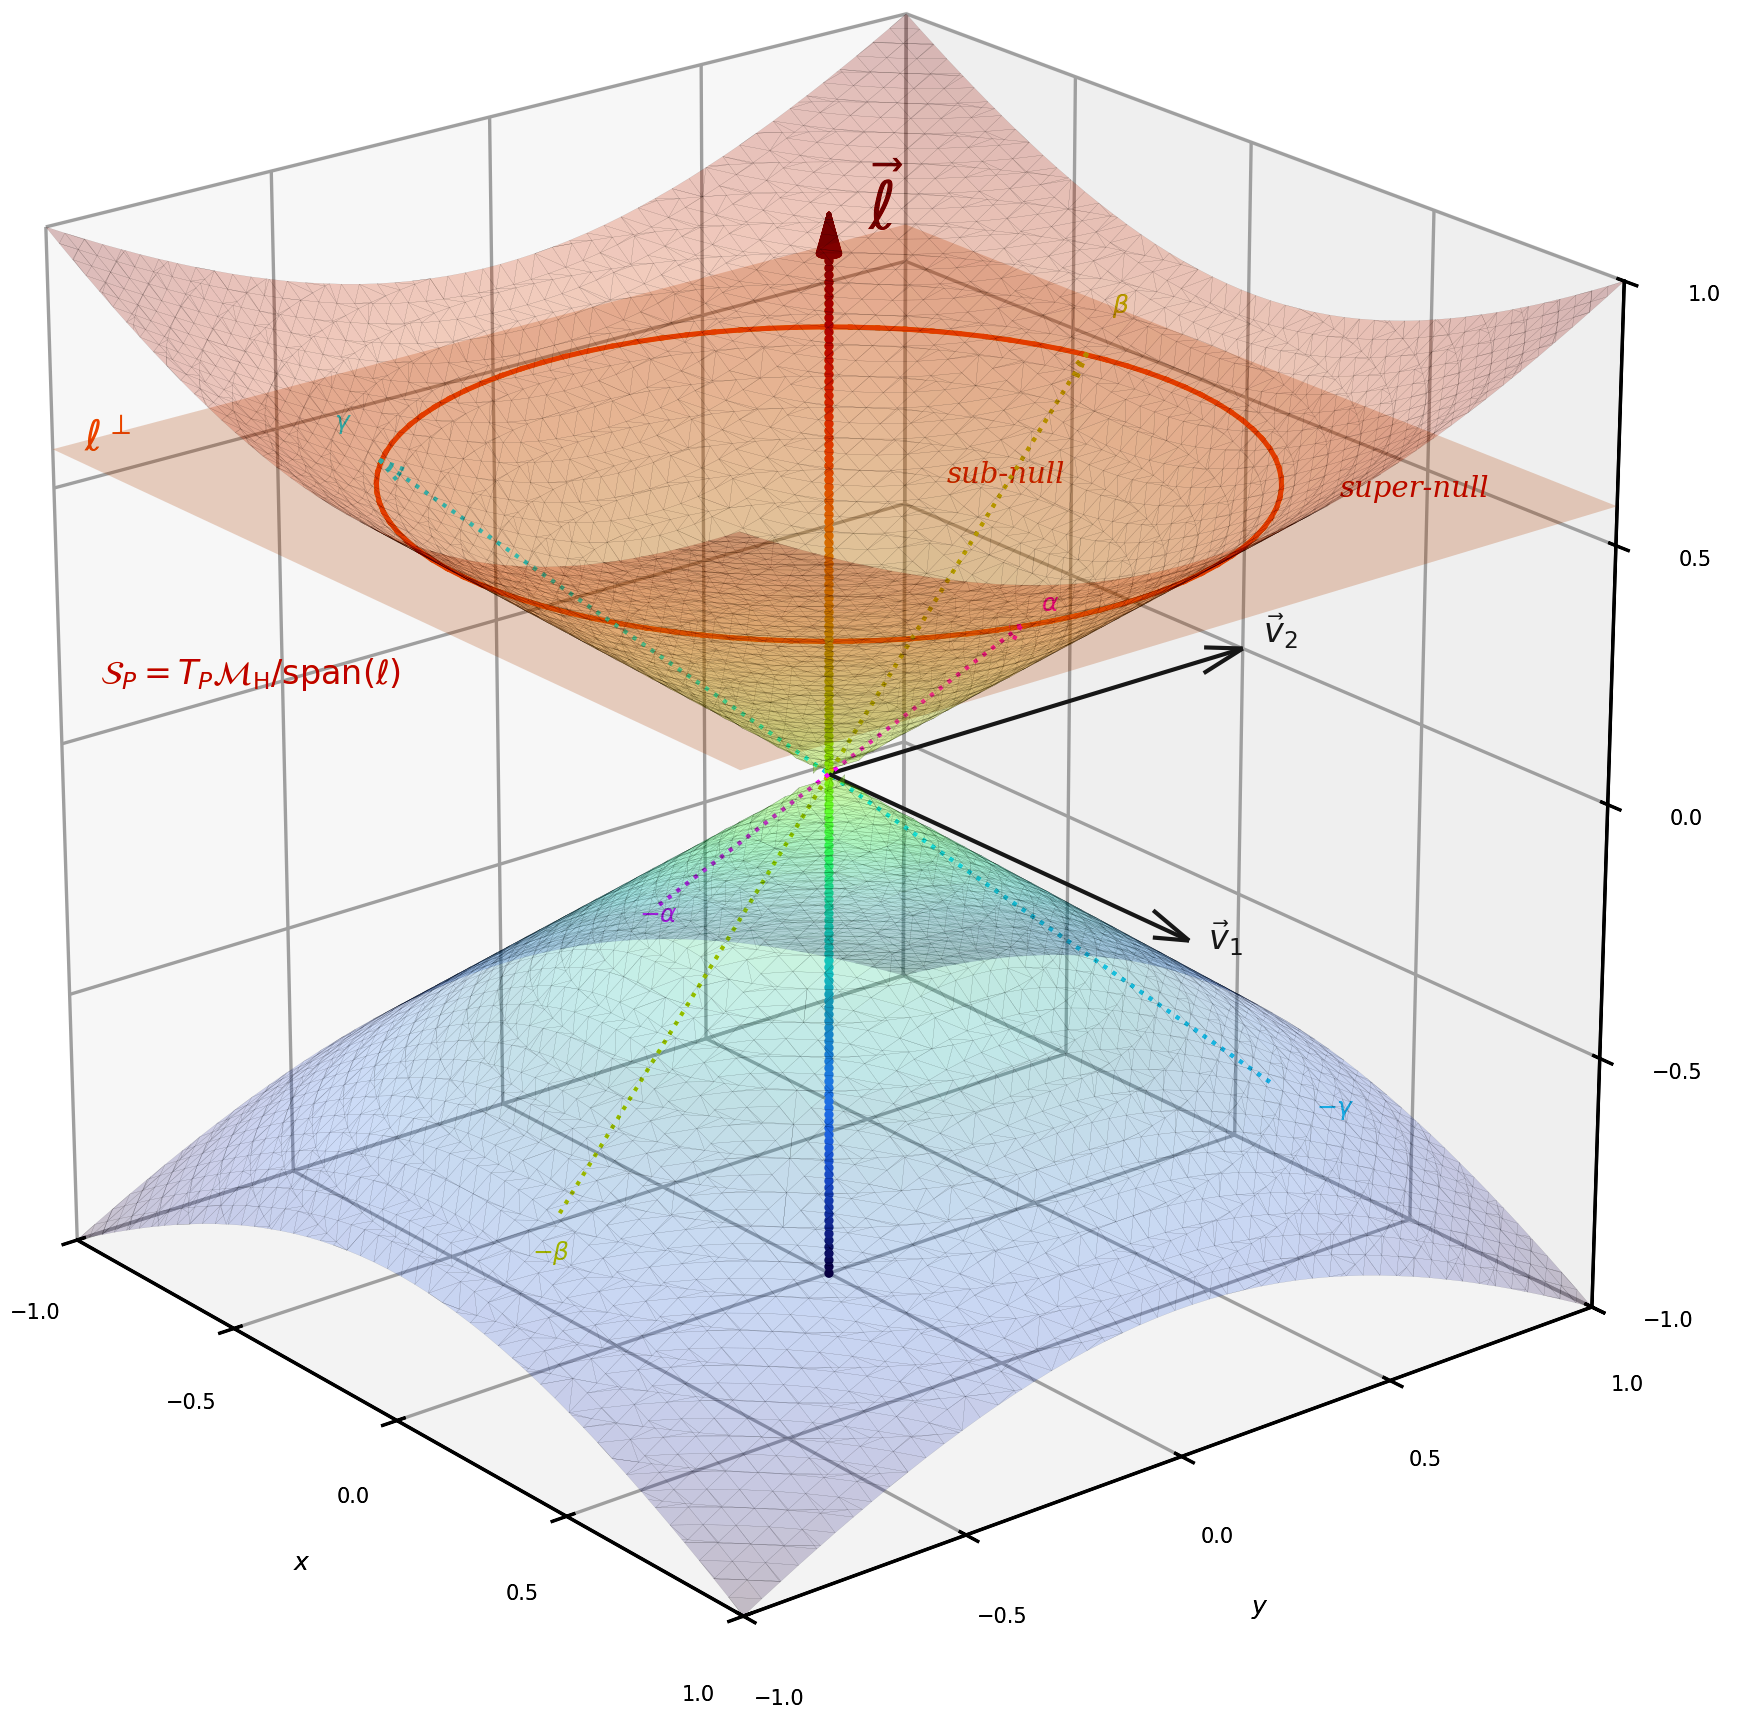

Reproduce this figure in Python.
import numpy as np
import matplotlib.pyplot as plt # Import matplotlib for plotting
from mpl_toolkits.mplot3d import Axes3D # Import 3D plotting tools
from mpl_toolkits.mplot3d.art3d import Poly3DCollection # Import Poly3DCollection for 3D polygon collection
from skimage.measure import marching_cubes # Import marching_cubes for isosurface extraction

# --- Color Definitions -------------------------------------------------------
    # axis colors (bright)
col_real_x = '#FF0000'   # red
col_real_y = '#00FF00'   # green
col_real_z = '#0000FF'   # blue
col_imag_x = '#FFFF00'   # yellow
col_imag_y = '#00FFFF'   # cyan
col_imag_z = '#FF00FF'   # magenta
    # label colors (darker / lower‑luminance versions for readability)
lab_real_x = '#880000'
lab_real_y = '#008800'
lab_real_z = '#000088'
lab_imag_x = '#999900'
lab_imag_y = '#009999'
lab_imag_z = '#990099'
    # plane fill colours (muted versions)
plane_ab = '#AAAA00'   # yellow
plane_cd = '#00AAAA'   # cyan
plane_ef = '#AA00AA'   # magenta

# --- Axis Toggles ------------------------------------------------
f = False
t = True
show_real_x = f # a
show_real_y = f # c
show_real_z = f # e
show_imag_x = f # b
show_imag_y = f # d
show_imag_z = f # f
show_plane_ab = f # e=0, d=0
show_plane_cd = f # a=0, f=0
show_plane_ef = f # c=0, b=0

# --- Customizations ------------------------------------------------
    # plot title
# Dynamically construct plot title from active axes
subspace_axes = []
if show_real_x: subspace_axes.append('a')
if show_real_y: subspace_axes.append('c')
if show_real_z: subspace_axes.append('e')
if show_imag_x: subspace_axes.append('b')
if show_imag_y: subspace_axes.append('d')
if show_imag_z: subspace_axes.append('f')
plot_title = f"3D Subspace {{{', '.join(subspace_axes)}}}"
title_size = 9 # title font size
title_style = 'normal' # title font style
title_family = 'serif' # title font family
title_location = 'center' # title location
title_padding = 25 # title padding
    # figure setup
figure_width = 8
figure_height = 8
figure_dpi = 300
#plt.tight_layout() # Adjust layout to prevent clipping of tick-labels
projection_type = 'persp' # 'persp' for perspective, 'ortho' for orthographic
    # viewing angle: for isometric view (elev=35, azim=-45)
elevation = 22 # elevation angle in degrees
azimuth = -39 # azimuth angle in degrees
    # resolution of the plot
rng = np.linspace(-1, 1, 2) # rng (range)
    # bounds
x_bound_neg = -1
x_bound_pos = 1
y_bound_neg = -1
y_bound_pos = 1
z_bound_neg = -1
z_bound_pos = 1
    # aspect ratio
aspect_ratio = [1, 1, 1] # [x, y, z]
    # ticks for the axes
ticks = np.linspace(-1, 1, 5)
tick_size = 5 # tick label font size
    # axis labels
x_label_parts = []
if show_real_x: x_label_parts.append(r'$\alpha$')
if show_imag_z: x_label_parts.append(r'$\gamma$')
x_label = ', '.join(x_label_parts) if x_label_parts else '$x$'

y_label_parts = []
if show_real_y: y_label_parts.append(r'$\beta$')
if show_imag_x: y_label_parts.append(r'$\alpha$')
y_label = ', '.join(y_label_parts) if y_label_parts else '$y$'

z_label_parts = []
if show_real_z: z_label_parts.append(r'$\gamma$')
if show_imag_y: z_label_parts.append(r'$\beta$')
z_label = ', '.join(z_label_parts) if z_label_parts else '$z$'
label_size = 6 # axis label font size
    # axes styling
rlw = 2 # real axis line width
rls = '-' # real axis line style
ilw = 2 # imaginary axis line width
ils = ':' # imaginary axis line style
    # axis labels styling
rfsize = 9 # real axis font size
rfstyle = 'normal' # real axis font style
rffamily = 'sans' # real axis font family
ifsize = 9 # imaginary axis font size
ifstyle = 'italic' # imaginary axis font style
iffamily = 'serif' # imaginary axis font family
    # axis arrow cones
arrow_height = 0.075
arrow_radius = 0.02
    # plane alpha (transparency)
p_alpha = 0.1

# --- Construction of Axis Arrows (Cones) ---------------------------------------------
def draw_cone(ax, base_center, direction, height=arrow_height, radius=arrow_radius, color='black'):
    # Create a cone along the Z axis, then rotate it
    resolution = 20
    theta = np.linspace(0, 2 * np.pi, resolution)
    x = radius * np.cos(theta)
    y = radius * np.sin(theta)
    z = np.zeros_like(theta)
    tip = np.array([0, 0, height])
    base = np.stack((x, y, z), axis=1)
    # Construct faces
    faces = [[tip, base[i], base[(i + 1) % resolution]] for i in range(resolution)]
    # Translate and rotate to desired direction
    import numpy.linalg as la
    direction = np.array(direction)
    direction = direction / la.norm(direction)
    z_axis = np.array([0, 0, 1])
    v = np.cross(z_axis, direction)
    c = np.dot(z_axis, direction)
    if la.norm(v) < 1e-8:
        R = np.eye(3)
    else:
        vx = np.array([[0, -v[2], v[1]], [v[2], 0, -v[0]], [-v[1], v[0], 0]])
        R = np.eye(3) + vx + vx @ vx * ((1 - c) / (la.norm(v)**2))
    rotated_faces = [[[R @ point + base_center for point in tri] for tri in faces]]
    for face_set in rotated_faces:
        ax.add_collection3d(Poly3DCollection(face_set, color=color))

# --- Plot --------------------------------------------------------------------
fig = plt.figure(figsize=(figure_width, figure_height), dpi=figure_dpi)
ax = fig.add_subplot(111, projection='3d')
ax.set_proj_type(projection_type)
ax.set_xlim(x_bound_neg, x_bound_pos)
ax.set_ylim(y_bound_neg, y_bound_pos)
ax.set_zlim(z_bound_neg, z_bound_pos)
ax.set_box_aspect(aspect_ratio)
ax.set_xticks(ticks)
ax.set_yticks(ticks)
ax.set_zticks(ticks)
ax.tick_params(axis='x', labelsize=tick_size)
ax.tick_params(axis='y', labelsize=tick_size)
ax.tick_params(axis='z', labelsize=tick_size)
ax.set_xlabel(x_label, fontsize=label_size)
ax.set_ylabel(y_label, fontsize=label_size)
ax.set_zlabel(z_label, fontsize=label_size)
ax.view_init(elev=elevation, azim=azimuth)
#ax.set_title(plot_title, fontsize=title_size, fontstyle=title_style, fontfamily=title_family, loc=title_location, pad=title_padding)

# --- Axis lines (a, b, c, d, e, f) --------------------------------
# Real Axis lines (a, c, e)
if show_real_x:
    ax.plot([-1, 1], [0, 0], [0, 0], color=col_real_x, linestyle=rls, linewidth=rlw)  # a
    draw_cone(ax, base_center=[1, 0, 0], direction=[1, 0, 0], color=col_real_x)
    ax.text(1.1, 0, 0, r'$\alpha$', fontsize=rfsize, color=lab_real_x, fontstyle=rfstyle, fontfamily=rffamily)
if show_real_y:
    ax.plot([0, 0], [-1, 1], [0, 0], color=col_real_y, linestyle=rls, linewidth=rlw)  # c
    draw_cone(ax, base_center=[0, 1, 0], direction=[0, 1, 0], color=col_real_y)
    ax.text(0, 1.1, 0, r'$\beta$', fontsize=rfsize, color=lab_real_y, fontstyle=rfstyle, fontfamily=rffamily)
if show_real_z:
    ax.plot([0, 0], [0, 0], [-1, 1], color=col_real_z, linestyle=rls, linewidth=rlw)  # e
    draw_cone(ax, base_center=[0, 0, 1], direction=[0, 0, 1], color=col_real_z)
    ax.text(0, 0, 1.1, r'$\gamma$', fontsize=rfsize, color=lab_real_z, fontstyle=rfstyle, fontfamily=rffamily)
# Imaginary axis lines (b, d, f)
if show_imag_x:
    ax.plot([0, 0], [-1, 1], [0, 0], color=col_imag_x, linestyle=ils, linewidth=ilw)  # b
    draw_cone(ax, base_center=[0, 1, 0], direction=[0, 1, 0], color=col_imag_x)
    ax.text(0, 1.2, 0, r'$\alpha$', fontsize=ifsize, color=lab_imag_x, fontstyle=ifstyle, fontfamily=iffamily)
if show_imag_y:
    ax.plot([0, 0], [0, 0], [-1, 1], color=col_imag_y, linestyle=ils, linewidth=ilw)  # d
    draw_cone(ax, base_center=[0, 0, 1], direction=[0, 0, 1], color=col_imag_y)
    ax.text(0, 0, 1.2, r'$\beta$', fontsize=ifsize, color=lab_imag_y, fontstyle=ifstyle, fontfamily=iffamily)
if show_imag_z:
    ax.plot([-1, 1], [0, 0], [0, 0], color=col_imag_z, linestyle=ils, linewidth=ilw)  # f
    draw_cone(ax, base_center=[1, 0, 0], direction=[1, 0, 0], color=col_imag_z)
    ax.text(1.2, 0, 0, r'$\gamma$', fontsize=ifsize, color=lab_imag_z, fontstyle=ifstyle, fontfamily=iffamily)

# --- Complex planes (a,b), (c,d), (e,f) -----------------------------
#    # Plane (a,b): real‑x vs imag‑x  -> XY plane at z=0
if show_plane_ab:
    X1, Y1 = np.meshgrid(rng, rng)
    Z1 = np.zeros_like(X1)
    ax.plot_surface(X1, Y1, Z1, alpha=p_alpha, color=plane_ab)
#    # Plane (c,d): real‑y vs imag‑y  -> YZ plane at x=0
if show_plane_cd:
    Y2, Z2 = np.meshgrid(rng, rng)
    X2 = np.zeros_like(Y2)
    ax.plot_surface(X2, Y2, Z2, alpha=p_alpha, color=plane_cd)
#    # Plane (e,f): real‑z vs imag‑z  -> XZ plane at y=0
if show_plane_ef:
    Z3, X3 = np.meshgrid(rng, rng)
    Y3 = np.zeros_like(Z3)
    ax.plot_surface(X3, Y3, Z3, alpha=p_alpha, color=plane_ef)

# --- Additional Plots ------------------------------------------------

# --- Central (1,1,1) direction line -----------------------------------------
# Unit vector along (1,1,1)
u_vec = np.array([0, 0, 1.0])
u_vec = u_vec / np.linalg.norm(u_vec)

# Parameter t ∈ [‑1,1] so that the segment length is 2
t_vals = np.linspace(-1.0, 1.0, 150)
line_pts = np.outer(t_vals, u_vec)                # shape (150,3)
a_line, c_line, e_line = line_pts[:,0], line_pts[:,1], line_pts[:,2]

# Colour values using the *same* normalisation as the scatter plot
colour_raw_line = a_line + c_line + e_line
color_min = colour_raw_line.min()  # Compute color_min
color_max = colour_raw_line.max()  # Compute color_max
colour_norm_line = (colour_raw_line - color_min) / (color_max - color_min)

# Plot the line as a dense scatter cloud so it inherits the colormap gradient
ax.scatter(a_line, c_line, e_line,
           c=colour_norm_line,
           cmap='turbo',
           s=1.5,
           alpha=1)

# Arrowhead in the colour corresponding to the positive end
arrow_colour = plt.cm.turbo((colour_raw_line[-1] - color_min) / (color_max - color_min))
draw_cone(ax,
          base_center=line_pts[-1],
          direction=u_vec,
          height=arrow_height,
          radius=arrow_radius,
          color=arrow_colour)

# Label for the direction vector ℓ
ax.text(line_pts[-1,0] + 0.05,
        line_pts[-1,1] + 0.05,
        line_pts[-1,2] + 0.05,
        r'$\vec{\ell}$',
        fontsize=16,
        color=arrow_colour)


# --- Additional arrows: v₁ = (1,0,0), v₂ = (0,1,0) ---------------------------
# Arrow v₁ = (1, 0, 0)
ax.quiver(0, 0, 0, 1, 0, 0, color='#404040', arrow_length_ratio=0.1, linewidth=1)
ax.text(1.05, 0, 0, r'$\vec{v}_1$', fontsize=8, color='#404040')

# Arrow v₂ = (0, 1, 0)
ax.quiver(0, 0, 0, 0, 1, 0, color='#404040', arrow_length_ratio=0.1, linewidth=1)
ax.text(0, 1.05, 0, r'$\vec{v}_2$', fontsize=8, color='#404040')


# --- Rotated axes: α, β, γ through the origin (same rotation as cone) -------
# Compute rotation matrix that aligns v to z-axis
def rotation_matrix_from_vectors(vec1, vec2):
    a, b = vec1 / np.linalg.norm(vec1), vec2 / np.linalg.norm(vec2)
    v = np.cross(a, b)
    c = np.dot(a, b)
    s = np.linalg.norm(v)
    if s < 1e-10:  # vectors are parallel
        return np.eye(3) if c > 0 else -np.eye(3)
    kmat = np.array([[ 0, -v[2], v[1]],
                     [ v[2], 0, -v[0]],
                     [-v[1], v[0], 0]])
    return np.eye(3) + kmat + kmat @ kmat * ((1 - c) / (s**2))

# Define the vector v as a unit vector
v = np.array([1, 1, 1])
v = v / np.linalg.norm(v)

z_axis = np.array([0, 0, 1])  # Define z_axis as the unit vector along the z-axis
R = rotation_matrix_from_vectors(v, z_axis)
R_inv = np.linalg.inv(R)

rotated_vectors = R @ np.eye(3)  # columns: x, y, z mapped through forward rotation


# --- Rotated axes: α, β, γ as double-ended arrows through the origin -------
axis_length = 1
alpha = rotated_vectors[:, 0] * axis_length
beta = rotated_vectors[:, 1] * axis_length
gamma = rotated_vectors[:, 2] * axis_length

ax.quiver(*(-alpha), *(2 * alpha), color='magenta', arrow_length_ratio=0.025, linestyle=':', linewidth=1)
ax.text(*(alpha * 1.1), r'$\alpha$', fontsize=6, color='magenta')
ax.text(*(-alpha * 1.1), r'$-\alpha$', fontsize=6, color='magenta')

ax.quiver(*(-beta), *(2 * beta), color='#eeee00', arrow_length_ratio=0.025, linestyle=':', linewidth=1)
ax.text(*(beta * 1.1), r'$\beta$', fontsize=6, color='#eeee00')
ax.text(*(-beta * 1.1), r'$-\beta$', fontsize=6, color='#eeee00')

ax.quiver(*(-gamma), *(2 * gamma), color='cyan', arrow_length_ratio=0.025, linestyle=':', linewidth=1)
ax.text(*(gamma * 1.1), r'$\gamma$', fontsize=6, color='cyan')
ax.text(*(-gamma * 1.1), r'$-\gamma$', fontsize=6, color='cyan')


# --- Quadratic Null Cone Plot (Color-Coded and Normalized) -------------------

# Create 3D grid
x = np.linspace(-1, 1, 50)
y = np.linspace(-1, 1, 50)
z = np.linspace(-1, 1, 50)
X, Y, Z = np.meshgrid(x, y, z, indexing='ij')


# Normalize direction vector
v = np.array([1, 1, 1])
v = v / np.linalg.norm(v)
z_axis = np.array([0, 0, 1])

# Compute rotation matrix that aligns v to z-axis
def rotation_matrix_from_vectors(vec1, vec2):
    a, b = vec1 / np.linalg.norm(vec1), vec2 / np.linalg.norm(vec2)
    v = np.cross(a, b)
    c = np.dot(a, b)
    s = np.linalg.norm(v)
    if s < 1e-10:  # vectors are parallel
        return np.eye(3) if c > 0 else -np.eye(3)
    kmat = np.array([[ 0, -v[2], v[1]],
                     [ v[2], 0, -v[0]],
                     [-v[1], v[0], 0]])
    return np.eye(3) + kmat + kmat @ kmat * ((1 - c) / (s**2))

R = rotation_matrix_from_vectors(v, z_axis)
R_inv = np.linalg.inv(R)

# Rotate grid coordinates
X_flat = X.flatten()
Y_flat = Y.flatten()
Z_flat = Z.flatten()
coords = np.stack([X_flat, Y_flat, Z_flat], axis=1)
rotated_coords = coords @ R_inv.T
Xr, Yr, Zr = rotated_coords[:,0].reshape(X.shape), rotated_coords[:,1].reshape(Y.shape), rotated_coords[:,2].reshape(Z.shape)

# Evaluate the original function in rotated coordinates
F = Xr * Yr + Yr * Zr + Zr * Xr

# Use marching cubes to extract the isosurface f=0
verts, faces, normals, values = marching_cubes(F, level=0, spacing=(x[1]-x[0], y[1]-y[0], z[1]-z[0]))
verts += np.array([x[0], y[0], z[0]])

 # Compute color values based on z-coordinate for color mapping
proj = verts[:, 2]  # use z-coordinate directly for color mapping
proj_normalized = (proj - proj.min()) / (proj.max() - proj.min())  # normalize to [0,1]

# Create and add surface with color mapping
mesh = Poly3DCollection(verts[faces], alpha=0.2, edgecolor='k', linewidths=0.05)
mesh.set_array(proj_normalized[faces].mean(axis=1))  # average color per face
mesh.set_cmap('turbo')
ax.add_collection3d(mesh)

#fig.colorbar(mesh, ax=ax, shrink=0.6, aspect=10)


# --- Add screen plane orthogonal to ℓ = (1,1,1) -------------------------------
# Define horizontal screen plane at z = 0.5 (orthogonal to ℓ aligned to z-axis)

ell_value = 0.575
screen_range = np.linspace(-1, 1, 2)
X_screen, Y_screen = np.meshgrid(screen_range, screen_range)
Z_screen = np.full_like(X_screen, ell_value)

# Color the circle segments according to z value using turbo colormap and normalization
from matplotlib.cm import get_cmap
cmap = plt.cm.turbo
norm = plt.Normalize(vmin=-1, vmax=1)

screen_color = cmap(norm(ell_value))
ax.plot_surface(X_screen, Y_screen, Z_screen, alpha=0.2, color=screen_color, edgecolor='none')
ax.text(-0.96, -0.96, ell_value, r'$\ell^\perp$', fontsize=10, color=screen_color)

# Add a circular null cone cross-section on the screen plane
circle_radius = np.sqrt(2)*(ell_value)  # approximate radius; adjust as needed
theta = np.linspace(0, 2 * np.pi, 100)
x_circle = circle_radius * np.cos(theta)
y_circle = circle_radius * np.sin(theta)
z_circle = np.full_like(x_circle, ell_value)

for i in range(len(theta) - 1):
    x_seg = [x_circle[i], x_circle[i+1]]
    y_seg = [y_circle[i], y_circle[i+1]]
    z_seg = [z_circle[i], z_circle[i+1]]
    val = 0.5 * (z_circle[i] + z_circle[i+1])  # average z value for color
    ax.plot(x_seg, y_seg, z_seg, color=cmap(norm(val)), linewidth=1.2)

val_label = ell_value+0.2
label_color = cmap(norm(val_label))
ax.text(0, -1.6, ell_value, r'$\mathcal{S}_P = T_P\mathcal{M}_{\text{H}} / \text{span}(\ell)$', fontsize=8, color=label_color)
ax.text(0.15, 0.15, ell_value, 'sub-null', fontfamily='serif', fontstyle='italic', fontsize=7, color=label_color)
ax.text(0.65, 0.65, ell_value, 'super-null', fontfamily='serif', fontstyle='italic', fontsize=7, color=label_color)


# --- End of Additional Plots ---------------------------------------------

# --- Show the plot ------------------------------------------------
plt.show()
# Save the figure
# fig.savefig('Figure_4.png', dpi=figure_dpi, bbox_inches='tight')
